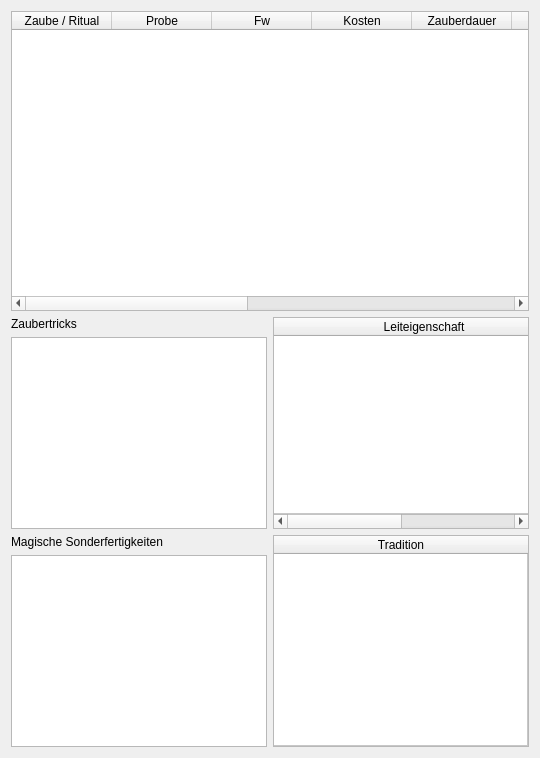
      <widget class="QWidget" name="tabZauber_dsa5">
       <attribute name="title">
        <string>Zauber und Rituale</string>
       </attribute>
       <layout class="QVBoxLayout" name="verticalLayout_30">
        <item>
         <widget class="QTableWidget" name="zauberTable_dsa5">
          <property name="minimumSize">
           <size>
            <width>0</width>
            <height>300</height>
           </size>
          </property>
          <property name="editTriggers">
           <set>QAbstractItemView::NoEditTriggers</set>
          </property>
          <attribute name="horizontalHeaderStretchLastSection">
           <bool>true</bool>
          </attribute>
          <attribute name="verticalHeaderVisible">
           <bool>false</bool>
          </attribute>
          <column>
           <property name="text">
            <string>Zaube / Ritual</string>
           </property>
          </column>
          <column>
           <property name="text">
            <string>Probe</string>
           </property>
          </column>
          <column>
           <property name="text">
            <string>Fw</string>
           </property>
          </column>
          <column>
           <property name="text">
            <string>Kosten</string>
           </property>
          </column>
          <column>
           <property name="text">
            <string>Zauberdauer</string>
           </property>
          </column>
          <column>
           <property name="text">
            <string>Reichweite</string>
           </property>
          </column>
          <column>
           <property name="text">
            <string>Wirkungsdauer</string>
           </property>
          </column>
          <column>
           <property name="text">
            <string>Merkmal</string>
           </property>
          </column>
          <column>
           <property name="text">
            <string>Sf.</string>
           </property>
          </column>
          <column>
           <property name="text">
            <string>Wirkung</string>
           </property>
          </column>
          <column>
           <property name="text">
            <string>S.</string>
           </property>
          </column>
         </widget>
        </item>
        <item>
         <layout class="QHBoxLayout" name="horizontalLayout_15">
          <item>
           <layout class="QVBoxLayout" name="verticalLayout_28">
            <item>
             <widget class="QLabel" name="label_29">
              <property name="text">
               <string>Zaubertricks</string>
              </property>
             </widget>
            </item>
            <item>
             <widget class="QTableWidget" name="zaubertricksTable_dsa5">
              <property name="editTriggers">
               <set>QAbstractItemView::NoEditTriggers</set>
              </property>
              <property name="columnCount">
               <number>1</number>
              </property>
              <attribute name="horizontalHeaderVisible">
               <bool>false</bool>
              </attribute>
              <attribute name="horizontalHeaderStretchLastSection">
               <bool>true</bool>
              </attribute>
              <attribute name="verticalHeaderVisible">
               <bool>false</bool>
              </attribute>
              <column/>
             </widget>
            </item>
            <item>
             <widget class="QLabel" name="label_30">
              <property name="text">
               <string>Magische Sonderfertigkeiten</string>
              </property>
             </widget>
            </item>
            <item>
             <widget class="QTableWidget" name="magiSonderfTable_dsa5">
              <property name="editTriggers">
               <set>QAbstractItemView::NoEditTriggers</set>
              </property>
              <property name="columnCount">
               <number>1</number>
              </property>
              <attribute name="horizontalHeaderVisible">
               <bool>false</bool>
              </attribute>
              <attribute name="horizontalHeaderStretchLastSection">
               <bool>true</bool>
              </attribute>
              <attribute name="verticalHeaderVisible">
               <bool>false</bool>
              </attribute>
              <column/>
             </widget>
            </item>
           </layout>
          </item>
          <item>
           <layout class="QVBoxLayout" name="verticalLayout_29">
            <item>
             <widget class="QTableWidget" name="leiteigMerkmalTable_dsa5">
              <property name="editTriggers">
               <set>QAbstractItemView::NoEditTriggers</set>
              </property>
              <property name="rowCount">
               <number>1</number>
              </property>
              <attribute name="horizontalHeaderDefaultSectionSize">
               <number>300</number>
              </attribute>
              <attribute name="horizontalHeaderStretchLastSection">
               <bool>true</bool>
              </attribute>
              <attribute name="verticalHeaderVisible">
               <bool>false</bool>
              </attribute>
              <attribute name="verticalHeaderStretchLastSection">
               <bool>true</bool>
              </attribute>
              <row/>
              <column>
               <property name="text">
                <string>Leiteigenschaft</string>
               </property>
              </column>
              <column>
               <property name="text">
                <string>Merkmal</string>
               </property>
              </column>
             </widget>
            </item>
            <item>
             <widget class="QTableWidget" name="mTraditionTable_dsa5">
              <property name="editTriggers">
               <set>QAbstractItemView::NoEditTriggers</set>
              </property>
              <property name="rowCount">
               <number>1</number>
              </property>
              <attribute name="horizontalHeaderStretchLastSection">
               <bool>true</bool>
              </attribute>
              <attribute name="verticalHeaderVisible">
               <bool>false</bool>
              </attribute>
              <attribute name="verticalHeaderStretchLastSection">
               <bool>true</bool>
              </attribute>
              <row/>
              <column>
               <property name="text">
                <string>Tradition</string>
               </property>
              </column>
             </widget>
            </item>
           </layout>
          </item>
         </layout>
        </item>
       </layout>
      </widget>
